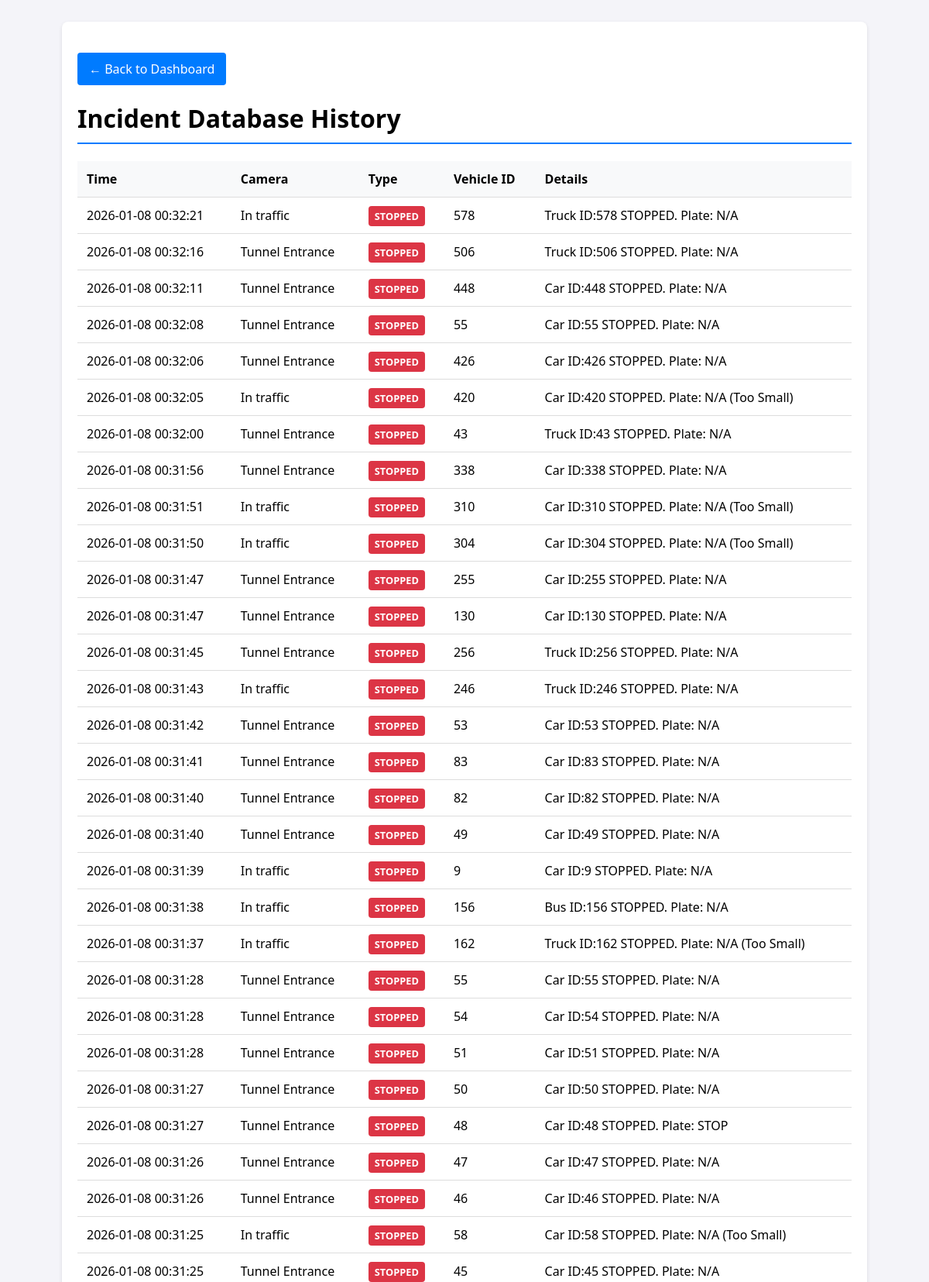
The page /history?page=4 (upper part) on the database its author committed.
### app.py (models this page shows)
class AlertLog(db.Model):
    id = db.Column(db.Integer, primary_key=True)
    timestamp = db.Column(db.DateTime, default=datetime.datetime.now)
    camera_name = db.Column(db.String(50))
    event_type = db.Column(db.String(50))
    vehicle_id = db.Column(db.Integer)
    details = db.Column(db.String(200))

### app.py (the view)
@app.route('/history')
def history():
    page = int(request.args.get('page', 1))
    alerts_paginated = AlertLog.query.order_by(AlertLog.timestamp.desc()).paginate(page=page, per_page=50)
    return render_template('history.html', alerts_pagination=alerts_paginated)

### templates/history.html (shortened to what this page needs)
<!DOCTYPE html>
<html lang="en">
<head>
</head>
<body>
    <div class="container">
        <a href="/" class="btn">&larr; Back to Dashboard</a>
        <h1>Incident Database History</h1>
        <table>
            <thead>
                <tr>
                    <th>Time</th>
                    <th>Camera</th>
                    <th>Type</th>
                    <th>Vehicle ID</th>
                    <th>Details</th>
                </tr>
            </thead>
            <tbody>
                {% for alert in alerts_pagination.items %}
                <tr>
                    <td>{{ alert.timestamp.strftime('%Y-%m-%d %H:%M:%S') }}</td>
                    <td>{{ alert.camera_name }}</td>
                    <td>
                        <span class="badge {{ 'bg-red' if 'STOP' in alert.event_type else 'bg-yellow' }}">
                            {{ alert.event_type }}
                        </span>
                    </td>
                    <td>{{ alert.vehicle_id }}</td>
                    <td>{{ alert.details }}</td>
                </tr>
                {% else %}
                <tr>
                    <td colspan="5" style="text-align:center; color:#777;">No records found in database.</td>
                </tr>
                {% endfor %}
            </tbody>
        </table>
    </div>
</body>
</html>

### templates/history.html (style rules this page uses)
body { font-family: 'Segoe UI', sans-serif; background: #f4f4f9; padding: 20px; }
.container { max-width: 1000px; margin: 0 auto; background: white; padding: 20px; border-radius: 8px; box-shadow: 0 2px 5px rgba(0,0,0,0.1); }
h1 { border-bottom: 2px solid #007bff; padding-bottom: 10px; }
table { width: 100%; border-collapse: collapse; margin-top: 20px; }
th, td { padding: 12px; text-align: left; border-bottom: 1px solid #ddd; }
th { background: #f8f9fa; }
.badge { padding: 4px 8px; border-radius: 4px; color: white; font-weight: bold; font-size: 0.8em; }
.bg-red { background: #dc3545; }
.btn { display: inline-block; margin-top: 20px; text-decoration: none; background: #007bff; color: white; padding: 10px 15px; border-radius: 4px; }

### rows shown on the page
AlertLog: timestamp "2026-01-08 00:32:21", camera_name "In traffic", event_type "STOPPED", vehicle_id "578", details "Truck ID:578 STOPPED. Plate: N/A"
AlertLog: timestamp "2026-01-08 00:32:16", camera_name "Tunnel Entrance", event_type "STOPPED", vehicle_id "506", details "Truck ID:506 STOPPED. Plate: N/A"
AlertLog: timestamp "2026-01-08 00:32:11", camera_name "Tunnel Entrance", event_type "STOPPED", vehicle_id "448", details "Car ID:448 STOPPED. Plate: N/A"
AlertLog: timestamp "2026-01-08 00:32:08", camera_name "Tunnel Entrance", event_type "STOPPED", vehicle_id "55", details "Car ID:55 STOPPED. Plate: N/A"
AlertLog: timestamp "2026-01-08 00:32:06", camera_name "Tunnel Entrance", event_type "STOPPED", vehicle_id "426", details "Car ID:426 STOPPED. Plate: N/A"
AlertLog: timestamp "2026-01-08 00:32:05", camera_name "In traffic", event_type "STOPPED", vehicle_id "420", details "Car ID:420 STOPPED. Plate: N/A (Too Small)"
AlertLog: timestamp "2026-01-08 00:32:00", camera_name "Tunnel Entrance", event_type "STOPPED", vehicle_id "43", details "Truck ID:43 STOPPED. Plate: N/A"
AlertLog: timestamp "2026-01-08 00:31:56", camera_name "Tunnel Entrance", event_type "STOPPED", vehicle_id "338", details "Car ID:338 STOPPED. Plate: N/A"
AlertLog: timestamp "2026-01-08 00:31:51", camera_name "In traffic", event_type "STOPPED", vehicle_id "310", details "Car ID:310 STOPPED. Plate: N/A (Too Small)"
AlertLog: timestamp "2026-01-08 00:31:50", camera_name "In traffic", event_type "STOPPED", vehicle_id "304", details "Car ID:304 STOPPED. Plate: N/A (Too Small)"
AlertLog: timestamp "2026-01-08 00:31:47", camera_name "Tunnel Entrance", event_type "STOPPED", vehicle_id "255", details "Car ID:255 STOPPED. Plate: N/A"
AlertLog: timestamp "2026-01-08 00:31:47", camera_name "Tunnel Entrance", event_type "STOPPED", vehicle_id "130", details "Car ID:130 STOPPED. Plate: N/A"
AlertLog: timestamp "2026-01-08 00:31:45", camera_name "Tunnel Entrance", event_type "STOPPED", vehicle_id "256", details "Truck ID:256 STOPPED. Plate: N/A"
AlertLog: timestamp "2026-01-08 00:31:43", camera_name "In traffic", event_type "STOPPED", vehicle_id "246", details "Truck ID:246 STOPPED. Plate: N/A"
AlertLog: timestamp "2026-01-08 00:31:42", camera_name "Tunnel Entrance", event_type "STOPPED", vehicle_id "53", details "Car ID:53 STOPPED. Plate: N/A"
AlertLog: timestamp "2026-01-08 00:31:41", camera_name "Tunnel Entrance", event_type "STOPPED", vehicle_id "83", details "Car ID:83 STOPPED. Plate: N/A"
AlertLog: timestamp "2026-01-08 00:31:40", camera_name "Tunnel Entrance", event_type "STOPPED", vehicle_id "82", details "Car ID:82 STOPPED. Plate: N/A"
AlertLog: timestamp "2026-01-08 00:31:40", camera_name "Tunnel Entrance", event_type "STOPPED", vehicle_id "49", details "Car ID:49 STOPPED. Plate: N/A"
AlertLog: timestamp "2026-01-08 00:31:39", camera_name "In traffic", event_type "STOPPED", vehicle_id "9", details "Car ID:9 STOPPED. Plate: N/A"
AlertLog: timestamp "2026-01-08 00:31:38", camera_name "In traffic", event_type "STOPPED", vehicle_id "156", details "Bus ID:156 STOPPED. Plate: N/A"
AlertLog: timestamp "2026-01-08 00:31:37", camera_name "In traffic", event_type "STOPPED", vehicle_id "162", details "Truck ID:162 STOPPED. Plate: N/A (Too Small)"
AlertLog: timestamp "2026-01-08 00:31:28", camera_name "Tunnel Entrance", event_type "STOPPED", vehicle_id "55", details "Car ID:55 STOPPED. Plate: N/A"
AlertLog: timestamp "2026-01-08 00:31:28", camera_name "Tunnel Entrance", event_type "STOPPED", vehicle_id "54", details "Car ID:54 STOPPED. Plate: N/A"
AlertLog: timestamp "2026-01-08 00:31:28", camera_name "Tunnel Entrance", event_type "STOPPED", vehicle_id "51", details "Car ID:51 STOPPED. Plate: N/A"
AlertLog: timestamp "2026-01-08 00:31:27", camera_name "Tunnel Entrance", event_type "STOPPED", vehicle_id "50", details "Car ID:50 STOPPED. Plate: N/A"
AlertLog: timestamp "2026-01-08 00:31:27", camera_name "Tunnel Entrance", event_type "STOPPED", vehicle_id "48", details "Car ID:48 STOPPED. Plate: STOP"
AlertLog: timestamp "2026-01-08 00:31:26", camera_name "Tunnel Entrance", event_type "STOPPED", vehicle_id "47", details "Car ID:47 STOPPED. Plate: N/A"
AlertLog: timestamp "2026-01-08 00:31:26", camera_name "Tunnel Entrance", event_type "STOPPED", vehicle_id "46", details "Car ID:46 STOPPED. Plate: N/A"
AlertLog: timestamp "2026-01-08 00:31:25", camera_name "In traffic", event_type "STOPPED", vehicle_id "58", details "Car ID:58 STOPPED. Plate: N/A (Too Small)"
AlertLog: timestamp "2026-01-08 00:31:25", camera_name "Tunnel Entrance", event_type "STOPPED", vehicle_id "45", details "Car ID:45 STOPPED. Plate: N/A"
